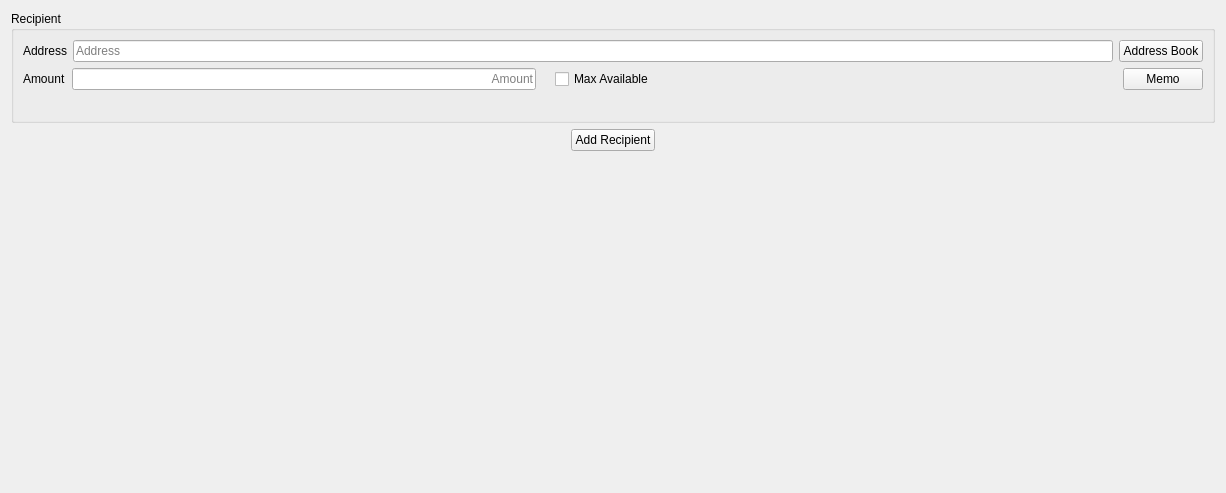
             <widget class="QWidget" name="sendToWidgets">
              <property name="geometry">
               <rect>
                <x>0</x>
                <y>0</y>
                <width>1226</width>
                <height>493</height>
               </rect>
              </property>
              <layout class="QVBoxLayout" name="sendToLayout">
               <item>
                <widget class="QGroupBox" name="verticalGroupBox">
                 <property name="title">
                  <string>Recipient</string>
                 </property>
                 <layout class="QVBoxLayout" name="sendAddressLayout">
                  <item>
                   <layout class="QHBoxLayout" name="horizontalLayout_12">
                    <item>
                     <widget class="QLabel" name="label_4">
                      <property name="text">
                       <string>Address</string>
                      </property>
                     </widget>
                    </item>
                    <item>
                     <widget class="QLineEdit" name="Address1">
                      <property name="placeholderText">
                       <string>Address</string>
                      </property>
                     </widget>
                    </item>
                    <item>
                     <widget class="QPushButton" name="AddressBook1">
                      <property name="text">
                       <string>Address Book</string>
                      </property>
                     </widget>
                    </item>
                   </layout>
                  </item>
                  <item>
                   <layout class="QHBoxLayout" name="horizontalLayout_13">
                    <item>
                     <widget class="QLabel" name="label_6">
                      <property name="text">
                       <string>Amount</string>
                      </property>
                     </widget>
                    </item>
                    <item>
                     <widget class="QLineEdit" name="Amount1">
                      <property name="baseSize">
                       <size>
                        <width>200</width>
                        <height>0</height>
                       </size>
                      </property>
                      <property name="alignment">
                       <set>Qt::AlignRight|Qt::AlignTrailing|Qt::AlignVCenter</set>
                      </property>
                      <property name="placeholderText">
                       <string>Amount</string>
                      </property>
                     </widget>
                    </item>
                    <item>
                     <widget class="QLabel" name="AmtUSD1">
                      <property name="text">
                       <string/>
                      </property>
                     </widget>
                    </item>
                    <item>
                     <widget class="QCheckBox" name="Max1">
                      <property name="text">
                       <string>Max Available</string>
                      </property>
                     </widget>
                    </item>
                    <item>
                     <spacer name="horizontalSpacer_4">
                      <property name="orientation">
                       <enum>Qt::Horizontal</enum>
                      </property>
                      <property name="sizeHint" stdset="0">
                       <size>
                        <width>40</width>
                        <height>20</height>
                       </size>
                      </property>
                     </spacer>
                    </item>
                    <item>
                     <widget class="QPushButton" name="MemoBtn1">
                      <property name="enabled">
                       <bool>true</bool>
                      </property>
                      <property name="toolTip">
                       <string/>
                      </property>
                      <property name="text">
                       <string>Memo</string>
                      </property>
                     </widget>
                    </item>
                   </layout>
                  </item>
                  <item>
                   <widget class="QLabel" name="MemoTxt1">
                    <property name="font">
                     <font>
                      <pointsize>10</pointsize>
                     </font>
                    </property>
                    <property name="text">
                     <string/>
                    </property>
                    <property name="wordWrap">
                     <bool>true</bool>
                    </property>
                   </widget>
                  </item>
                 </layout>
                </widget>
               </item>
               <item>
                <layout class="QHBoxLayout" name="horizontalLayout_7">
                 <item>
                  <spacer name="horizontalSpacer_2">
                   <property name="orientation">
                    <enum>Qt::Horizontal</enum>
                   </property>
                   <property name="sizeHint" stdset="0">
                    <size>
                     <width>40</width>
                     <height>20</height>
                    </size>
                   </property>
                  </spacer>
                 </item>
                 <item>
                  <widget class="QPushButton" name="addAddressButton">
                   <property name="baseSize">
                    <size>
                     <width>200</width>
                     <height>0</height>
                    </size>
                   </property>
                   <property name="text">
                    <string>Add Recipient</string>
                   </property>
                  </widget>
                 </item>
                 <item>
                  <spacer name="horizontalSpacer_3">
                   <property name="orientation">
                    <enum>Qt::Horizontal</enum>
                   </property>
                   <property name="sizeHint" stdset="0">
                    <size>
                     <width>40</width>
                     <height>20</height>
                    </size>
                   </property>
                  </spacer>
                 </item>
                </layout>
               </item>
               <item>
                <spacer name="verticalSpacer_2">
                 <property name="orientation">
                  <enum>Qt::Vertical</enum>
                 </property>
                 <property name="sizeHint" stdset="0">
                  <size>
                   <width>20</width>
                   <height>40</height>
                  </size>
                 </property>
                </spacer>
               </item>
              </layout>
             </widget>
